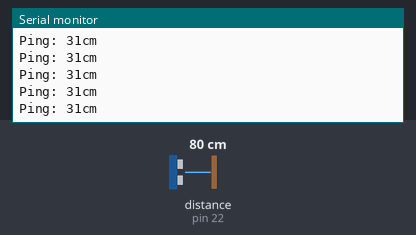
Simulated run of this sketch. Board: Arduino Mega 2560, built with avr-gcc and run on an emulated ATmega2560. On the bench: the last lines printed to the serial monitor. Inputs (shaded band) come from the test bench; at power-on: distance to the obstacle (sensor on pin 22) 80 cm. The echo pulse lasts 58.3 µs per cm.

Above: at 1.2 s.
1.3 s: distance to the obstacle (sensor on pin 22) set to 2 cm
At 1.34 s:
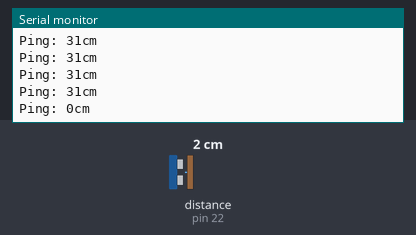
2.8 s: distance to the obstacle (sensor on pin 22) set to 60 cm
At 2.87 s:
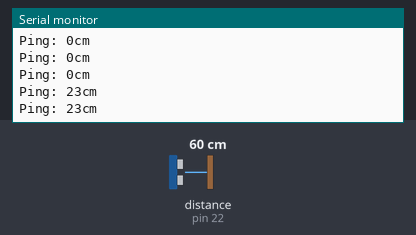
5.8 s: distance to the obstacle (sensor on pin 22) set to 120 cm
At 5.91 s:
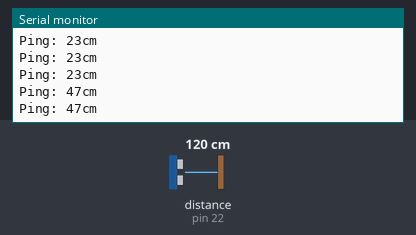
Timing chart, 0 to 8.8 s (numbered marks = the images above; inputs shaded):
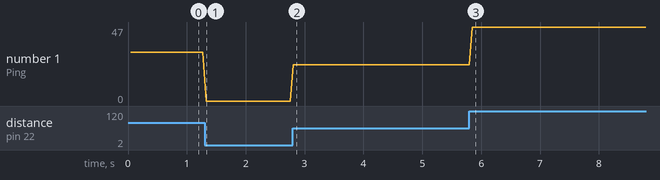

Measured:
- after the input at 1.3 s, the serial monitor: prints a new line at once (image 1)
- after the input at 2.8 s, the serial monitor: prints a new line at once (image 2)
- after the input at 5.8 s, the serial monitor: prints a new line after 0.05 s (image 3)
- plotted number 1: 31 → 0 after the input at 1.3 s, 0 → 23 after the input at 2.8 s, 23 → 47 after the input at 5.8 s

The sketch:

NewPingExample_test_code.ino
```cpp
// ---------------------------------------------------------------------------
// Example NewPing library sketch that does a ping about 20 times per second.
// ---------------------------------------------------------------------------

#include <NewPing.h>

#define TRIGGER_PIN  24 //25 // Arduino pin tied to trigger pin on the ultrasonic sensor.
#define ECHO_PIN     22 //23  // Arduino pin tied to echo pin on the ultrasonic sensor.
#define MAX_DISTANCE 200 // Maximum distance we want to ping for (in centimeters). Maximum sensor distance is rated at 400-500cm.

NewPing sonar(TRIGGER_PIN, ECHO_PIN, MAX_DISTANCE); // NewPing setup of pins and maximum distance.

void setup() {
  Serial.begin(9600); // Open serial monitor at 115200 baud to see ping results.
}

void loop() {
  delay(50);                     // Wait 50ms between pings (about 20 pings/sec). 29ms should be the shortest delay between pings.
  Serial.print("Ping: ");
  Serial.print(sonar.ping_in()); // Send ping, get distance in cm and print result (0 = outside set distance range)
  Serial.println("cm");
}
```
